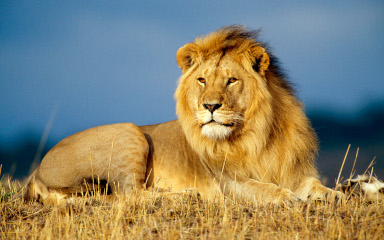
//> input picture lion.jpg, 384 x 240 px
$ ./exercise_three   (built with g++ and OpenCV 4)
//> lines starting //> are read from the running program, lines starting //| are printed output that depends on the picture
#include "opencv2/highgui.hpp"
#include "opencv2/imgcodecs.hpp"
#include <iostream>
#include <opencv2/opencv.hpp>
#include <cmath>
#include <vector>

using std::cout;
using std::sqrt;
using std::exp;
using std::pow;
using std::round;

template <typename... Args>
void print(Args&&... args) {
  (cout << ... << args) << '\n';
}

/// pass the image by reference without allowing displayImg to modify it.
/// also keeps every displayed image same size.
void displayImg(const std::string& name, const cv::Mat& img) {
  cv::namedWindow(name, cv::WINDOW_NORMAL);
  cv::resizeWindow(name, 400, 260);
  cv::imshow(name, img);
}

cv::Mat convolve(const cv::Mat& img, const cv::Mat& kernel)
{
  int kernelSize = kernel.rows;
  double kernelSum = cv::sum(kernel)[0];

  cv::Mat output(
      img.rows - kernelSize,
      img.cols - kernelSize,
      img.type()
  );

  for (int y = 0; y < output.rows; y++)
  {
    for (int x = 0; x < output.cols; x++)
    {
      double sum = 0.0;

      for (int ky = 0; ky < kernelSize; ky++)
      {
        for (int kx = 0; kx < kernelSize; kx++)
        {
          sum += img.at<uchar>(y + ky, x + kx) * kernel.at<double>(ky,kx);
        }
      }
      output.at<uchar>(y,x) = sum / kernelSum;
    }
  }
  return output;
}

/// sD: Standard Deviation (sigma)
cv::Mat gaussianKernel(int kernelSize, double sD)
{
  int radius = kernelSize / 2;
  cv::Mat kernel(kernelSize, kernelSize, CV_64F);

  // Create one dimensional Gaussian value
  std::vector<double> kernel1D(kernelSize);

  // crate one dimensional kernel
  for (int x = -radius; x <= radius; x++) {
    kernel1D[x + radius] = 1.0 / (sD * sqrt(2.0 * M_PI)) * exp(-0.5 * pow(x / sD, 2));
  }

  // create two dimensional kernel (multiplying the 1d values)
  for (int y = 0; y < kernelSize; y++) {
    for (int x = 0; x < kernelSize; x++) {
      kernel.at<double>(y, x) = kernel1D[y] * kernel1D[x];
    }
  }

  // scale so that the corner is 1
  double sF = 1.0 / kernel.at<double>(0, 0); // scale factor, pivot: bottom left
  for (int y = 0; y < kernelSize; y++) {
    for (int x = 0; x < kernelSize; x++) {
      kernel.at<double>(y, x) = round(kernel.at<double>(y, x) * sF);
    }
  }

  return kernel;
}

/// EX. Implement a Gaussian blur filter with configurable kernel size
bool part_three()
{
  print("part 3: implement a Gaussian blur filter with configurable kernel size");

  // (implementation is based on the provided python solutions)
  cv::Mat img = cv::imread("lion.jpg", cv::IMREAD_GRAYSCALE);
  cv::Mat kernel = gaussianKernel(7, 2.2);
  cv::Mat gaussianImg = convolve(img, kernel);

  displayImg("Input Image (Grayscaled)", img);
  displayImg("Gaussian Blur (k. size: 7, sigma: 2.2)", gaussianImg);
  print("part 3 complete!\n");
  cv::waitKey(0);
  return true;
}

cv::Mat meanFilter(const cv::Mat& img, int kernelSize)
{
  int kernelArea = kernelSize * kernelSize;

  cv::Mat output(
      img.rows - kernelSize,
      img.cols - kernelSize,
      img.type()
  );

  for (int y = 0; y < output.rows; y++)
  {
    for (int x = 0; x < output.cols; x++)
    {
      int sum = 0;
      for (int ky = 0; ky < kernelSize; ky++)
      {
        for (int kx = 0; kx < kernelSize; kx++)
        {
          sum += img.at<uchar>(y + ky, x + kx);
        }
      }
      output.at<uchar>(y,x) = sum / kernelArea;
    }
  }
  return output;
}

/// EX: Implement a mean filter with configurable kernel size
bool part_two()
{
  print("part 2: implement a meant filter with configurable kernel size");
  // the provided solutions for Python operate on a grayscale image. Each pixel is one value instead of BGR, I will therefore read the image as grayscale here too
  cv::Mat img = cv::imread("lion.jpg", cv::IMREAD_GRAYSCALE);
  cv::Mat meanImg = meanFilter(img, 7);

  displayImg("Input Image (Grayscaled)", img);
  displayImg("Mean Filter", meanImg);
  print("part 2 complete!\n");
  cv::waitKey(0);
  return true;
}

/// EX: Use OpenCV to load and display lion.jpg
bool part_one()
{
  print("Part 1: Use OpenCV to load and display lion.jpg");
  cv::Mat img = cv::imread("lion.jpg");
//> img is the input picture: 240 rows x 384 cols, CV_8UC3; mean B, G, R 109.9, 131.4, 134.7
  if (img.empty()) { // check whether or not the image is loaded
    print("Error: Image 'lion.jpg' is empty");
    return false;
  }
  displayImg("Input Image (BGR)", img);
  print("Part 1 complete!\n");
  cv::waitKey(0);
  return true;
}

int main()
{
  print("Starting exercise 3");
  if (!part_one()) { return -1; }
  if (!part_two()) { return -1; }
//> in part_two, `cv::Mat img = cv::imread("lion.jpg", cv::IMREAD_GRAYSCALE);`:
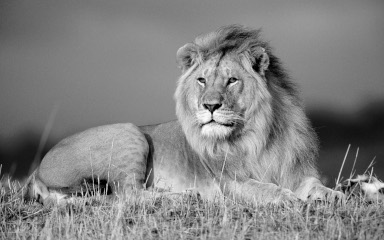
//> img: 240 rows x 384 cols, CV_8UC1; min 0, max 253, mean 129.9
//> after the loop in meanFilter, `for (int y = 0; y < output.rows; y++)`:
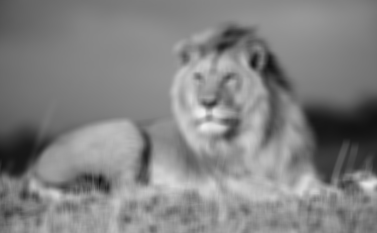
//> output: 233 rows x 377 cols, CV_8UC1; min 17, max 240, mean 130
  if (!part_three()) { return -1; }
  print("Exercise 3 complete!\n");
  return 0;
}
